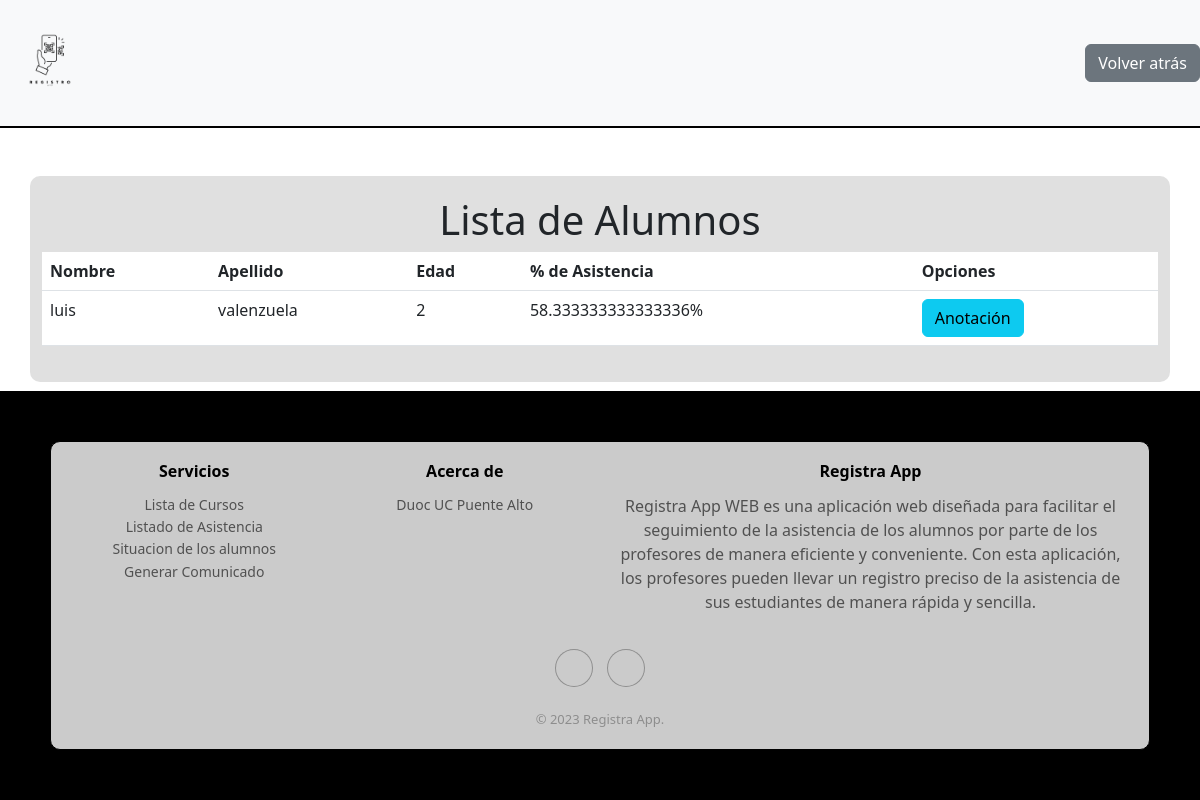
Screenshot of /listaalumnos/1/ with the database file from the repository.
### RegistroAppDocente/models.py (models this page shows, shortened)
class Alumno(models.Model):
    id = models.AutoField(primary_key=True)
    usera = models.OneToOneField(User, on_delete=models.CASCADE, default=None, null=True)
    fecha_nacimiento = models.DateField(null=True, blank=True)
    foto_alumno = models.ImageField(upload_to='foto', null=True, blank=True, default='media/foto/fotodefault.png')
    curso = models.ForeignKey(Curso, on_delete=models.CASCADE, default=None, null=True)
    asistencias = models.PositiveIntegerField(default=0)
    Reprobado = models.BooleanField(default=False)
    class Meta:
        db_table = 'alumno'
    def calcular_porcentaje_asistencia(self):
        total_clases_programadas = Clase.objects.filter(curso=self.curso).count()
        if total_clases_programadas > 0:
            return (self.asistencias / total_clases_programadas) * 100
        else:
            return 0.0

class Curso(models.Model):
    id = models.AutoField(primary_key=True)
    nombrecurso = models.CharField(max_length=100)
    aniocurso = models.IntegerField(blank=True, null=True)
    cantidadalumnos = models.IntegerField(blank=True, null=True)
    class Meta:
        db_table = 'Curso'

### RegistroAppDocente/views.py (the view)
# urls.py: path('listaalumnos/<int:curso_id>/', listaalumnos, name='LALU'),
def listaalumnos(request, curso_id):
    alumnos = Alumno.objects.filter(curso_id=curso_id)
    for alumno in alumnos:
        if alumno.fecha_nacimiento:
            today = datetime.today()
            age = today.year - alumno.fecha_nacimiento.year - ((today.month, today.day) < (alumno.fecha_nacimiento.month, alumno.fecha_nacimiento.day))
            alumno.edad = age
        else:
            alumno.edad = None  # Otra opción si no hay fecha de nacimiento registrada
    return render(request, "listadealumnos.html", {"alumnos": alumnos})

### RegistroAppDocente/templates/listadealumnos.html (shortened to what this page needs)
{% extends "base2.html" %}
{% load static %}
{% block css %}
<link rel="stylesheet" href="{% static 'css/anotaciones.css'%}">
{% endblock css %}
{% block contenedor %}
<body>
    <div class="container mt-5">
        <h1>Lista de Alumnos</h1>
        <table class="table">
            <thead>
                <tr>
                    <th scope="col">Nombre</th>
                    <th scope="col">Apellido</th>
                    <th scope="col">Edad</th>
                    <th scope="col">% de Asistencia</th>
                    <th scope="col">Opciones</th>
                </tr>
            </thead>
            <tbody>
                {% for alumno in alumnos %}
                <tr>
                    <td>{{ alumno.usera.first_name }}</td>
                    <td>{{ alumno.usera.last_name }}</td>
                    <td>{{ alumno.edad }}</td>
                    <td>{{ alumno.calcular_porcentaje_asistencia }}%</td>
                    <td>
                        <a class="btn btn-info" href="{% url 'anotaciones' alumno.id %}">Anotación</a>
                    </td>
                </tr>
                {% endfor %}
            </tbody>
        </table>
    </div>
{% endblock contenedor %}

### RegistroAppDocente/static/css/anotaciones.css (style rules this page uses)
.container { border-radius: 10px; background-color: #1a1a1b22; padding: 20px; margin-top: 20px; margin-bottom: 20px; }
h1 { color: #000000; text-align: center; }

### rows the page displays
Alumno: usera.first_name "luis", usera.last_name "valenzuela", edad "2", calcular_porcentaje_asistencia "58.333333333333336"
